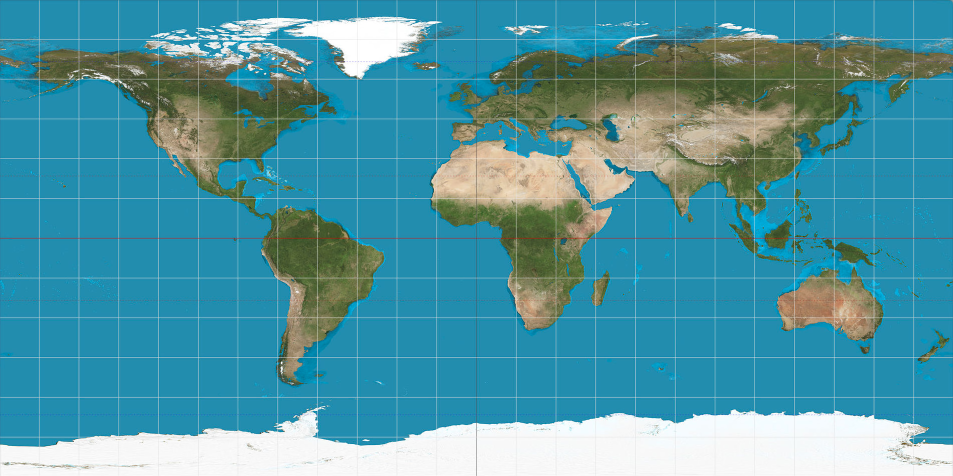
#> input picture programming/python/python-examples/repls/World-Projection-NumPy/Equirectangular_projection_SW.png, 1906 x 952 px (shown at 1/2 size)
$ python main.py
#> lines starting #> are read from the running program, lines starting #| are printed output that depends on the picture
# Image Projection onto Sphere
# Image from: https://en.wikipedia.org/wiki/Equirectangular_projection
#(By Strebe - Own work, CC BY-SA 3.0, https://commons.wikimedia.org/w/index.php?curid=16115228)

# This is a modified version of the recipe found at:
# http://code.activestate.com/recipes/580695-image-projection-onto-sphere/

import math
from PIL import Image
import numpy as np

def render_world(xyr, xzr, yzr, imgxOutput, imgyOutput):
#> called with xyr = 0.25, xzr = 0.25, yzr = 0, imgxOutput = 384, imgyOutput = 384
  pi2 = math.pi * 2
  # 3D Sphere Rotation Angles (arbitrary)
  xy = -pi2 * xyr
  xz = -pi2 * xzr
  yz = -pi2 * yzr
  sxy = np.sin(xy); cxy = np.cos(xy)
  sxz = np.sin(xz); cxz = np.cos(xz)
  #syz = math.sin(yz); cyz = math.cos(yz)
  imageInput = Image.open("Equirectangular_projection_SW.png")
#> imageInput is the input picture: PIL image 1906x952 RGB; mean R, G, B 79.9, 149.7, 163.2
  (imgxInput, imgyInput) = imageInput.size
#> imgxInput = 1906; imgyInput = 952
  pixelsInput = imageInput.load()
  imageOutput = Image.new("RGB", (imgxOutput, imgyOutput))
#> imageOutput: PIL image 384x384 RGB; every value is 0
  pixelsOutput = imageOutput.load()
  # define a sphere behind the screen
  xc = (imgxOutput - 1.0) / 2
  yc = (imgyOutput - 1.0) / 2
  zc = min((imgxOutput - 1.0), (imgyOutput - 1.0)) / 2
  r = min((imgxOutput - 1.0), (imgyOutput - 1.0)) / 2
  # define camera view point
  xo = (imgxOutput - 1.0) / 2
  yo = (imgyOutput - 1.0) / 2
  zo = -min((imgxOutput - 1.0), (imgyOutput - 1.0))
  xoc = xo - xc
  yoc = yo - yc
  zoc = zo - zc
  doc2 = xoc * xoc + yoc * yoc + zoc * zoc
  for yi in range(imgyOutput):
    for xi in range(imgxOutput):
      xio = xi - xo
      yio = yi - yo
      zio = 0.0 - zo
      dio = np.sqrt(xio * xio + yio * yio + zio * zio)
      xl = xio / dio
      yl = yio / dio
      zl = zio / dio
      dot = xl * xoc + yl * yoc + zl * zoc
      val = dot * dot - doc2 + r * r
      if val >= 0: # if there is line-sphere intersection
        if val == 0: # 1 intersection point
          d = -dot
        else: # 2 intersection points => choose the closest
          d = min(-dot + np.sqrt(val), -dot - np.sqrt(val))
          xd = xo + xl * d
          yd = yo + yl * d
          zd = zo + zl * d
          x = (xd - xc) / r
          y = (yd - yc) / r
          z = (zd - zc) / r
          x0=x*cxy-y*sxy;y=x*sxy+y*cxy;x=x0 # xy-plane rotation
          x0=x*cxz-z*sxz;z=x*sxz+z*cxz;x=x0 # xz-plane rotation
          lng = (np.arctan2(y, x) + pi2 + yz) % pi2
          lat = np.arccos(z)
          ix = int((imgxInput - 1) * lng / pi2 + 0.5)
          iy = int((imgyInput - 1) * lat / math.pi + 0.5)
          try:
            pixelsOutput[xi, yi] = pixelsInput[ix, iy]
          except:
            pass
  return imageOutput

if __name__ == "__main__":

  xsize = 384
  ysize = 384
  steps = 8

  b = [render_world(0.25,0.25,0.0,xsize,ysize)]

  for i in range(0, steps):

      b.append(render_world(0.25, 0.25, (0.0+float(i)/float(steps))%1.0,xsize,ysize))

  b[0].save("test.gif", save_all=True, append_images=b[1:], duration=100, loop=0)
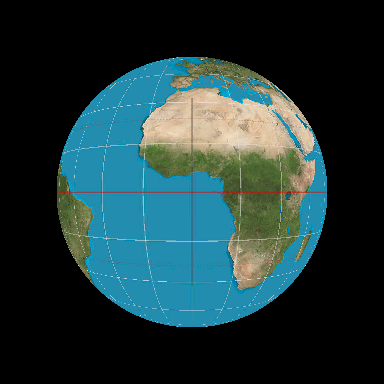
#> saved as test.gif: PIL image 384x384 RGB; mean R, G, B 31.2, 55.2, 56.8
